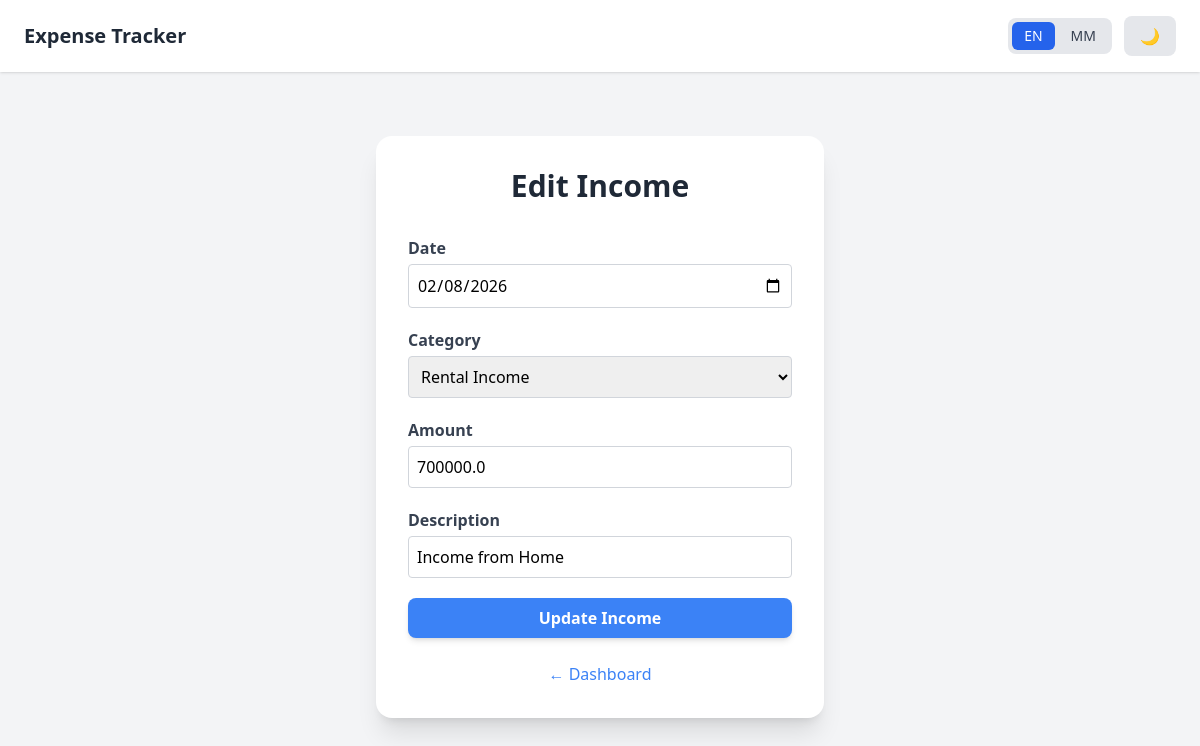
Screenshot of /edit_income/21 (signed in) with the database file from the repository.
### tables this page shows
CREATE TABLE income(
        id INTEGER PRIMARY KEY AUTOINCREMENT,
        user_id INTEGER,
        date TEXT,
        category TEXT,
        amount REAL,
        description TEXT,
        FOREIGN KEY(user_id) REFERENCES users(id)
    );

### app.py (the view, shortened to what this page needs)
@app.route("/edit_income/<int:income_id>", methods=["GET","POST"])
def edit_income(income_id):
    if "user_id" not in session:
        return redirect(url_for("login"))
    conn = sqlite3.connect(DB_NAME)
    cursor = conn.cursor()
    cursor.execute("""
        SELECT date, category, amount, description
        FROM income
        WHERE id=? AND user_id=?
    """, (income_id, session["user_id"]))
    record = cursor.fetchone()
    conn.close()
    if not record:
        flash("Record not found!", "danger")
        return redirect(url_for("dashboard"))
    return render_template(
        "income_form.html",
         record=record,
         mode="edit",
        categories=INCOME_CATEGORIES,
    )

### app.py (called while the page is built, shortened)
def t(key, is_user_data=False):
    lang = session.get('language', 'en')
    if is_user_data and key:
        if lang == 'mm':
            try:
                return translator.translate(key, dest='my').text
            except:
                return key
        return key
    translated = LANGUAGES.get(lang, LANGUAGES['en']).get(key)
    if translated:
        return translated

@app.context_processor
def inject_translate():
    return dict(t=t)

### templates/income_form.html (shortened to what this page needs)
{% extends "base.html" %}
{% block content %}
<div class="max-w-md mx-auto mt-12 bg-white p-8 rounded-2xl shadow-xl">
  <h1 class="text-3xl font-extrabold text-center text-gray-800 mb-8">
    {% if mode|default('add') == "edit" %}
      {{ t("edit_income_title") }}
    {% else %}
      {{ t("add_income_title") }}
    {% endif %}
  </h1>
  <form method="POST" class="space-y-5">
    <div class="flex flex-col">
      <label class="text-gray-700 font-semibold mb-1">{{ t("date") }}</label>
      <input type="date" name="date"
        value="{% if mode == 'edit' %}{{ record[0] }}{% else %}{{ current_date }}{% endif %}"
        class="p-2 border border-gray-300 rounded focus:outline-none focus:ring-2 focus:ring-green-400">
    </div>
    <div class="flex flex-col">
      <label class="text-gray-700 font-semibold mb-1">{{ t("category") }}</label>
      <select name="category"
        class="p-2 border border-gray-300 rounded focus:outline-none focus:ring-2 focus:ring-green-400">
        {% for cat in categories %}
          <option value="{{ cat }}"
            {% if mode == "edit" and record[1] == cat %}selected{% endif %}>
            {{ t(cat) }} </option>
        {% endfor %}
      </select>
    </div>
    <div class="flex flex-col">
      <label class="text-gray-700 font-semibold mb-1">{{ t("amount") }}</label>
      <input type="number" step="0.01" name="amount"
        value="{% if mode == 'edit' %}{{ record[2] }}{% endif %}"
        placeholder="{{ t('amount_placeholder') }}"
        class="p-2 border border-gray-300 rounded focus:outline-none focus:ring-2 focus:ring-green-400">
    </div>
    <div class="flex flex-col">
      <label class="text-gray-700 font-semibold mb-1">{{ t("description") }}</label>
      <input type="text" name="description"
        value="{% if mode == 'edit' and record %}{{ t(record[3], is_user_data=True) }}{% endif %}"
        placeholder="{{ t('description_placeholder') }}"
        class="p-2 border border-gray-300 rounded focus:outline-none focus:ring-2 focus:ring-green-400">
    </div>
    <button type="submit"
      class="w-full py-2 rounded-lg font-semibold text-white shadow-md
      {% if mode == 'edit' %}bg-blue-500 hover:bg-blue-600{% else %}bg-green-500 hover:bg-green-600{% endif %} transition-colors">
      {% if mode == "edit" %}
        {{ t("update_income_btn") }}
      {% else %}
        {{ t("add_income_btn") }}
      {% endif %}
    </button>
  </form>
  <p class="mt-6 text-center">
    <a href="{{ url_for('dashboard') }}"
       class="text-blue-500 hover:text-blue-700 font-medium transition-colors">
       ← {{ t("back_dashboard") }}
    </a>
  </p>
</div>
{% endblock %}

### rows the page displays
income: date "02/08/2026", category "Rental Income", amount "700000.0", description "Income from Home"

### other values shown
{{ t("app_title") }} "Expense Tracker"
{{ t("edit_income_title") }} "Edit Income"
{{ t("date") }} "Date"
{{ t("category") }} "Category"
{{ t("amount") }} "Amount"
{{ t("description") }} "Description"
{{ t("update_income_btn") }} "Update Income"
{{ t("back_dashboard") }} "Dashboard"
